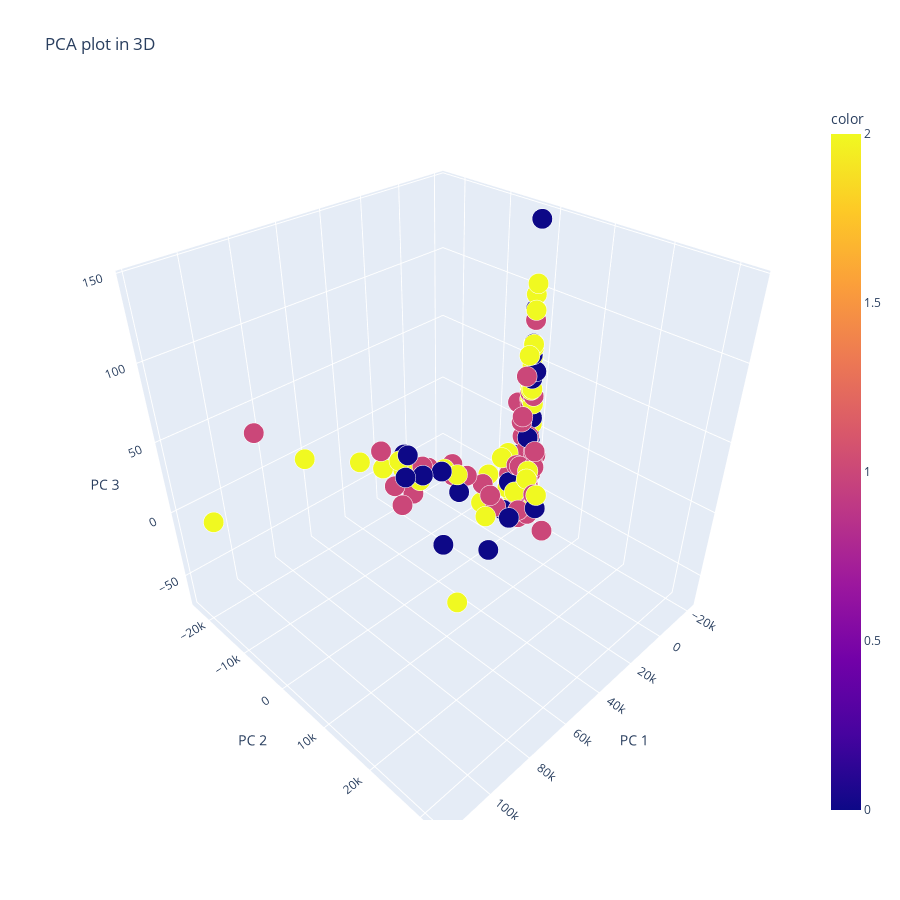

Notebook code for this chart:
### Code cell
PCAplot3D(X, pred_sp)

### Figure 1 — Plotly figure (JSON) as saved in the notebook; plotly's stock layout.template omitted (floating-point values rounded to 4 significant figures; data arrays with more than 128 entries replaced by an {"elided": "..."} marker saying what was removed)
{"data": [{"hovertemplate": "PC 1=%{x}<br>PC 2=%{y}<br>PC 3=%{z}<br>size=%{marker.size}<br>color=%{marker.color}<extra></extra>", "legendgroup": "", "marker": {"color": {"elided": "167 int values"}, "coloraxis": "coloraxis", "opacity": 1, "size": {"elided": "167 float values"}, "sizemode": "area", "sizeref": 0.00025, "symbol": "circle"}, "mode": "markers", "name": "", "scene": "scene", "showlegend": false, "type": "scatter3d", "x": {"elided": "167 float values"}, "y": {"elided": "167 float values"}, "z": {"elided": "167 float values"}}], "layout": {"coloraxis": {"colorbar": {"title": {"text": "color"}}, "colorscale": [[0, "#0d0887"], [0.1111, "#46039f"], [0.2222, "#7201a8"], [0.3333, "#9c179e"], [0.4444, "#bd3786"], [0.5556, "#d8576b"], [0.6667, "#ed7953"], [0.7778, "#fb9f3a"], [0.8889, "#fdca26"], [1, "#f0f921"]]}, "height": 900, "legend": {"itemsizing": "constant", "tracegroupgap": 0}, "scene": {"aspectmode": "auto", "aspectratio": {"x": 1, "y": 1, "z": 1}, "domain": {"x": [0, 1], "y": [0, 1]}, "xaxis": {"title": {"text": "PC 1"}, "type": "linear"}, "yaxis": {"title": {"text": "PC 2"}, "type": "linear"}, "zaxis": {"title": {"text": "PC 3"}, "type": "linear"}}, "title": {"text": "PCA plot in 3D"}, "width": 900}}
